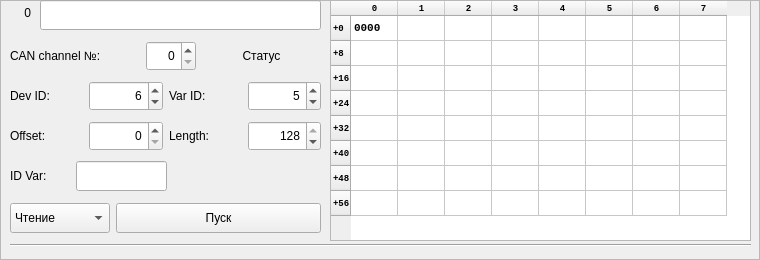
<?xml version="1.0" encoding="UTF-8"?>
<ui version="4.0">
 <class>Frame</class>
 <widget class="QFrame" name="Frame">
  <property name="geometry">
   <rect>
    <x>0</x>
    <y>0</y>
    <width>760</width>
    <height>260</height>
   </rect>
  </property>
  <property name="sizePolicy">
   <sizepolicy hsizetype="Fixed" vsizetype="Fixed">
    <horstretch>0</horstretch>
    <verstretch>0</verstretch>
   </sizepolicy>
  </property>
  <property name="minimumSize">
   <size>
    <width>750</width>
    <height>250</height>
   </size>
  </property>
  <property name="windowTitle">
   <string>Frame</string>
  </property>
  <property name="frameShape">
   <enum>QFrame::StyledPanel</enum>
  </property>
  <property name="frameShadow">
   <enum>QFrame::Raised</enum>
  </property>
  <widget class="QLineEdit" name="nameLine">
   <property name="geometry">
    <rect>
     <x>40</x>
     <y>0</y>
     <width>281</width>
     <height>30</height>
    </rect>
   </property>
   <property name="sizePolicy">
    <sizepolicy hsizetype="Expanding" vsizetype="Minimum">
     <horstretch>0</horstretch>
     <verstretch>0</verstretch>
    </sizepolicy>
   </property>
   <property name="minimumSize">
    <size>
     <width>0</width>
     <height>30</height>
    </size>
   </property>
  </widget>
  <widget class="QTableWidget" name="dataTable">
   <property name="geometry">
    <rect>
     <x>330</x>
     <y>0</y>
     <width>421</width>
     <height>241</height>
    </rect>
   </property>
   <property name="minimumSize">
    <size>
     <width>0</width>
     <height>150</height>
    </size>
   </property>
   <property name="font">
    <font>
     <family>Courier New</family>
     <pointsize>8</pointsize>
     <weight>75</weight>
     <bold>true</bold>
    </font>
   </property>
   <property name="verticalScrollBarPolicy">
    <enum>Qt::ScrollBarAlwaysOff</enum>
   </property>
   <property name="horizontalScrollBarPolicy">
    <enum>Qt::ScrollBarAlwaysOff</enum>
   </property>
   <property name="rowCount">
    <number>8</number>
   </property>
   <attribute name="horizontalHeaderDefaultSectionSize">
    <number>47</number>
   </attribute>
   <attribute name="horizontalHeaderMinimumSectionSize">
    <number>47</number>
   </attribute>
   <attribute name="verticalHeaderDefaultSectionSize">
    <number>25</number>
   </attribute>
   <attribute name="verticalHeaderMinimumSectionSize">
    <number>25</number>
   </attribute>
   <row>
    <property name="text">
     <string>+0</string>
    </property>
    <property name="font">
     <font>
      <pointsize>7</pointsize>
     </font>
    </property>
   </row>
   <row>
    <property name="text">
     <string>+8</string>
    </property>
    <property name="font">
     <font>
      <pointsize>7</pointsize>
     </font>
    </property>
   </row>
   <row>
    <property name="text">
     <string>+16</string>
    </property>
    <property name="font">
     <font>
      <pointsize>7</pointsize>
     </font>
    </property>
   </row>
   <row>
    <property name="text">
     <string>+24</string>
    </property>
    <property name="font">
     <font>
      <pointsize>7</pointsize>
     </font>
    </property>
   </row>
   <row>
    <property name="text">
     <string>+32</string>
    </property>
    <property name="font">
     <font>
      <pointsize>7</pointsize>
     </font>
    </property>
   </row>
   <row>
    <property name="text">
     <string>+40</string>
    </property>
    <property name="font">
     <font>
      <pointsize>7</pointsize>
     </font>
    </property>
   </row>
   <row>
    <property name="text">
     <string>+48</string>
    </property>
    <property name="font">
     <font>
      <pointsize>7</pointsize>
     </font>
    </property>
   </row>
   <row>
    <property name="text">
     <string>+56</string>
    </property>
    <property name="font">
     <font>
      <pointsize>7</pointsize>
     </font>
    </property>
   </row>
   <column>
    <property name="text">
     <string>0</string>
    </property>
    <property name="font">
     <font>
      <pointsize>7</pointsize>
     </font>
    </property>
   </column>
   <column>
    <property name="text">
     <string>1</string>
    </property>
    <property name="font">
     <font>
      <pointsize>7</pointsize>
     </font>
    </property>
   </column>
   <column>
    <property name="text">
     <string>2</string>
    </property>
    <property name="font">
     <font>
      <pointsize>7</pointsize>
     </font>
    </property>
   </column>
   <column>
    <property name="text">
     <string>3</string>
    </property>
    <property name="font">
     <font>
      <pointsize>7</pointsize>
     </font>
    </property>
   </column>
   <column>
    <property name="text">
     <string>4</string>
    </property>
    <property name="font">
     <font>
      <pointsize>7</pointsize>
     </font>
    </property>
   </column>
   <column>
    <property name="text">
     <string>5</string>
    </property>
    <property name="font">
     <font>
      <pointsize>7</pointsize>
     </font>
    </property>
   </column>
   <column>
    <property name="text">
     <string>6</string>
    </property>
    <property name="font">
     <font>
      <pointsize>7</pointsize>
     </font>
    </property>
   </column>
   <column>
    <property name="text">
     <string>7</string>
    </property>
    <property name="font">
     <font>
      <pointsize>7</pointsize>
     </font>
    </property>
   </column>
   <item row="0" column="0">
    <property name="text">
     <string>0000</string>
    </property>
   </item>
  </widget>
  <widget class="QLabel" name="numLabel">
   <property name="geometry">
    <rect>
     <x>0</x>
     <y>0</y>
     <width>31</width>
     <height>25</height>
    </rect>
   </property>
   <property name="minimumSize">
    <size>
     <width>0</width>
     <height>25</height>
    </size>
   </property>
   <property name="text">
    <string>0</string>
   </property>
   <property name="alignment">
    <set>Qt::AlignRight|Qt::AlignTrailing|Qt::AlignVCenter</set>
   </property>
  </widget>
  <widget class="Line" name="line">
   <property name="geometry">
    <rect>
     <x>10</x>
     <y>240</y>
     <width>741</width>
     <height>10</height>
    </rect>
   </property>
   <property name="lineWidth">
    <number>1</number>
   </property>
   <property name="orientation">
    <enum>Qt::Horizontal</enum>
   </property>
  </widget>
  <widget class="QWidget" name="layoutWidget">
   <property name="geometry">
    <rect>
     <x>10</x>
     <y>80</y>
     <width>311</width>
     <height>32</height>
    </rect>
   </property>
   <layout class="QHBoxLayout" name="horizontalLayout">
    <item>
     <widget class="QLabel" name="devIDLabel">
      <property name="minimumSize">
       <size>
        <width>50</width>
        <height>30</height>
       </size>
      </property>
      <property name="text">
       <string>Dev ID:</string>
      </property>
     </widget>
    </item>
    <item>
     <widget class="QSpinBox" name="devIDSBox">
      <property name="minimumSize">
       <size>
        <width>0</width>
        <height>30</height>
       </size>
      </property>
      <property name="alignment">
       <set>Qt::AlignRight|Qt::AlignTrailing|Qt::AlignVCenter</set>
      </property>
      <property name="minimum">
       <number>1</number>
      </property>
      <property name="maximum">
       <number>32</number>
      </property>
      <property name="value">
       <number>6</number>
      </property>
     </widget>
    </item>
    <item>
     <widget class="QLabel" name="varIDLabel">
      <property name="minimumSize">
       <size>
        <width>60</width>
        <height>30</height>
       </size>
      </property>
      <property name="text">
       <string>Var ID:</string>
      </property>
     </widget>
    </item>
    <item>
     <widget class="QSpinBox" name="varIDSBox">
      <property name="minimumSize">
       <size>
        <width>0</width>
        <height>30</height>
       </size>
      </property>
      <property name="alignment">
       <set>Qt::AlignRight|Qt::AlignTrailing|Qt::AlignVCenter</set>
      </property>
      <property name="minimum">
       <number>0</number>
      </property>
      <property name="maximum">
       <number>32</number>
      </property>
      <property name="value">
       <number>5</number>
      </property>
     </widget>
    </item>
   </layout>
  </widget>
  <widget class="QWidget" name="layoutWidget">
   <property name="geometry">
    <rect>
     <x>10</x>
     <y>120</y>
     <width>311</width>
     <height>32</height>
    </rect>
   </property>
   <layout class="QHBoxLayout" name="horizontalLayout_2">
    <item>
     <widget class="QLabel" name="offsetLabel">
      <property name="minimumSize">
       <size>
        <width>60</width>
        <height>30</height>
       </size>
      </property>
      <property name="text">
       <string>Offset:</string>
      </property>
     </widget>
    </item>
    <item>
     <widget class="QSpinBox" name="offsetSBox">
      <property name="minimumSize">
       <size>
        <width>0</width>
        <height>30</height>
       </size>
      </property>
      <property name="alignment">
       <set>Qt::AlignRight|Qt::AlignTrailing|Qt::AlignVCenter</set>
      </property>
      <property name="maximum">
       <number>2048</number>
      </property>
     </widget>
    </item>
    <item>
     <widget class="QLabel" name="lengthLabel">
      <property name="text">
       <string>Length:</string>
      </property>
     </widget>
    </item>
    <item>
     <widget class="QSpinBox" name="lengthSBox">
      <property name="minimumSize">
       <size>
        <width>0</width>
        <height>30</height>
       </size>
      </property>
      <property name="alignment">
       <set>Qt::AlignRight|Qt::AlignTrailing|Qt::AlignVCenter</set>
      </property>
      <property name="minimum">
       <number>1</number>
      </property>
      <property name="maximum">
       <number>128</number>
      </property>
      <property name="value">
       <number>128</number>
      </property>
     </widget>
    </item>
   </layout>
  </widget>
  <widget class="QWidget" name="layoutWidget">
   <property name="geometry">
    <rect>
     <x>10</x>
     <y>160</y>
     <width>311</width>
     <height>32</height>
    </rect>
   </property>
   <layout class="QHBoxLayout" name="horizontalLayout_3" stretch="0,0,0">
    <item>
     <widget class="QLabel" name="idVarLabel">
      <property name="minimumSize">
       <size>
        <width>60</width>
        <height>30</height>
       </size>
      </property>
      <property name="text">
       <string>ID Var: </string>
      </property>
     </widget>
    </item>
    <item>
     <widget class="QLineEdit" name="idVarLine">
      <property name="sizePolicy">
       <sizepolicy hsizetype="Fixed" vsizetype="Fixed">
        <horstretch>0</horstretch>
        <verstretch>0</verstretch>
       </sizepolicy>
      </property>
      <property name="minimumSize">
       <size>
        <width>60</width>
        <height>30</height>
       </size>
      </property>
      <property name="font">
       <font>
        <pointsize>7</pointsize>
       </font>
      </property>
      <property name="readOnly">
       <bool>false</bool>
      </property>
     </widget>
    </item>
    <item>
     <spacer name="horizontalSpacer">
      <property name="orientation">
       <enum>Qt::Horizontal</enum>
      </property>
      <property name="sizeHint" stdset="0">
       <size>
        <width>40</width>
        <height>20</height>
       </size>
      </property>
     </spacer>
    </item>
   </layout>
  </widget>
  <widget class="QWidget" name="layoutWidget">
   <property name="geometry">
    <rect>
     <x>10</x>
     <y>200</y>
     <width>311</width>
     <height>36</height>
    </rect>
   </property>
   <layout class="QHBoxLayout" name="horizontalLayout_4">
    <item>
     <widget class="QComboBox" name="modeBox">
      <property name="sizePolicy">
       <sizepolicy hsizetype="Minimum" vsizetype="Fixed">
        <horstretch>0</horstretch>
        <verstretch>0</verstretch>
       </sizepolicy>
      </property>
      <property name="minimumSize">
       <size>
        <width>100</width>
        <height>30</height>
       </size>
      </property>
      <item>
       <property name="text">
        <string>Чтение</string>
       </property>
      </item>
      <item>
       <property name="text">
        <string>Запись</string>
       </property>
      </item>
     </widget>
    </item>
    <item>
     <widget class="QPushButton" name="actionPButton">
      <property name="sizePolicy">
       <sizepolicy hsizetype="Expanding" vsizetype="Fixed">
        <horstretch>0</horstretch>
        <verstretch>0</verstretch>
       </sizepolicy>
      </property>
      <property name="minimumSize">
       <size>
        <width>80</width>
        <height>30</height>
       </size>
      </property>
      <property name="text">
       <string>Пуск</string>
      </property>
     </widget>
    </item>
   </layout>
  </widget>
  <widget class="QWidget" name="layoutWidget">
   <property name="geometry">
    <rect>
     <x>10</x>
     <y>40</y>
     <width>311</width>
     <height>32</height>
    </rect>
   </property>
   <layout class="QHBoxLayout" name="horizontalLayout_5">
    <item>
     <widget class="QLabel" name="CANChanNUMLabel">
      <property name="minimumSize">
       <size>
        <width>130</width>
        <height>30</height>
       </size>
      </property>
      <property name="text">
       <string>CAN channel №:</string>
      </property>
     </widget>
    </item>
    <item>
     <widget class="QSpinBox" name="CANChanNUMSBox">
      <property name="minimumSize">
       <size>
        <width>50</width>
        <height>30</height>
       </size>
      </property>
      <property name="alignment">
       <set>Qt::AlignRight|Qt::AlignTrailing|Qt::AlignVCenter</set>
      </property>
      <property name="maximum">
       <number>1</number>
      </property>
     </widget>
    </item>
    <item>
     <widget class="QLabel" name="statusLabel">
      <property name="sizePolicy">
       <sizepolicy hsizetype="Expanding" vsizetype="Preferred">
        <horstretch>0</horstretch>
        <verstretch>0</verstretch>
       </sizepolicy>
      </property>
      <property name="minimumSize">
       <size>
        <width>80</width>
        <height>25</height>
       </size>
      </property>
      <property name="text">
       <string>Статус</string>
      </property>
      <property name="alignment">
       <set>Qt::AlignCenter</set>
      </property>
     </widget>
    </item>
   </layout>
  </widget>
 </widget>
 <tabstops>
  <tabstop>nameLine</tabstop>
  <tabstop>devIDSBox</tabstop>
  <tabstop>varIDSBox</tabstop>
  <tabstop>lengthSBox</tabstop>
  <tabstop>idVarLine</tabstop>
  <tabstop>modeBox</tabstop>
  <tabstop>actionPButton</tabstop>
  <tabstop>dataTable</tabstop>
 </tabstops>
 <resources/>
 <connections/>
</ui>
